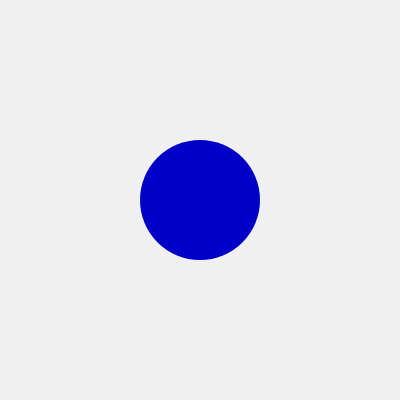
Frame 1 (no input)
Frame 60 (no input): identical to frame 1, image omitted
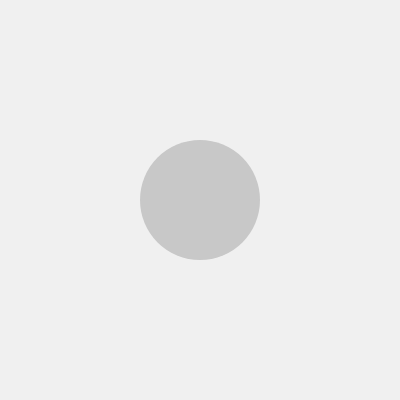
Frame 120 (the mouse pressed at the canvas centre since frame 60)

The p5.js sketch that drew these frames (run headless with seeded random() and noise() and a simulated clock; from frame 60 on, the mouse is pressed at the canvas centre):

// p5.js sketch
// ── sketch.js
function setup() {
  createCanvas(400, 400);
  noStroke();
}

function draw() {
  background(240);

  fill(mouseX, mouseY, 200);
  circle(200, 200, 120);
}
